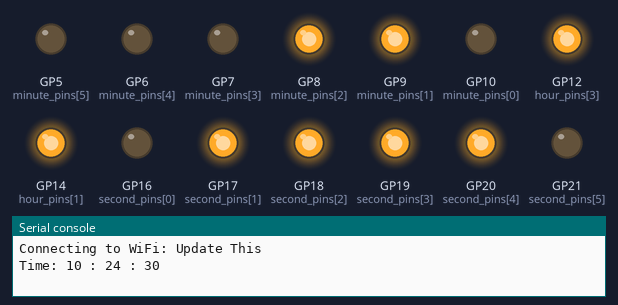
Recording of a program running on a simulated Raspberry Pi Pico running MicroPython. Parts: output pins drawn as LEDs (lit = HIGH), the last lines printed to the serial console. WiFi joins after 1.5 s; the clock reads 2024-03-15 10:24:30 at power-on unless the program sets it; requests to the public web service named in the program get a made-up reply in its usual format after 0.4 s (London, UTC, broken clouds, 64 % humidity, 1013 hPa unless stated).

Above: at 0.5 s.
At 4.5 s:
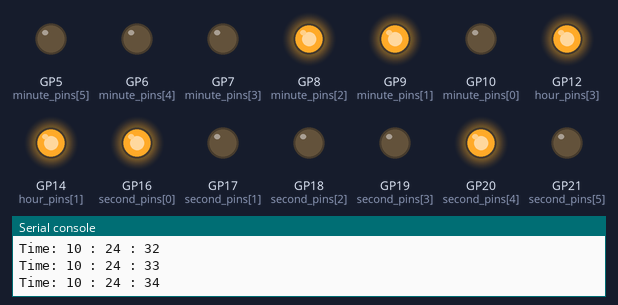
At 9.5 s:
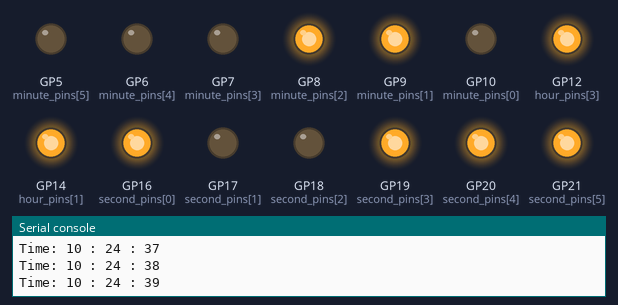
At 19.5 s:
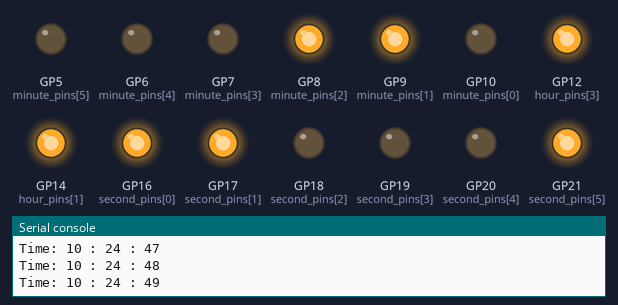
At 28.5 s:
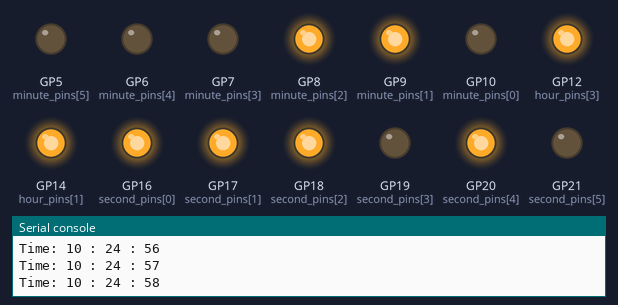
At 38.5 s:
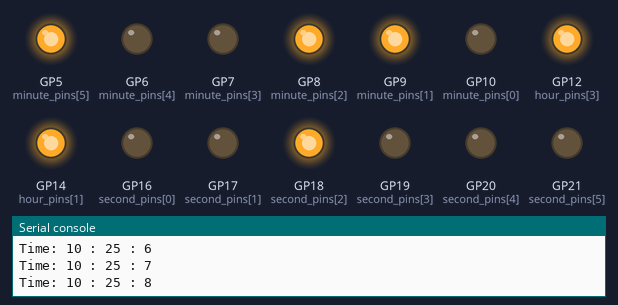
Timing chart, 0 to 40.0 s (numbered marks = the images above):
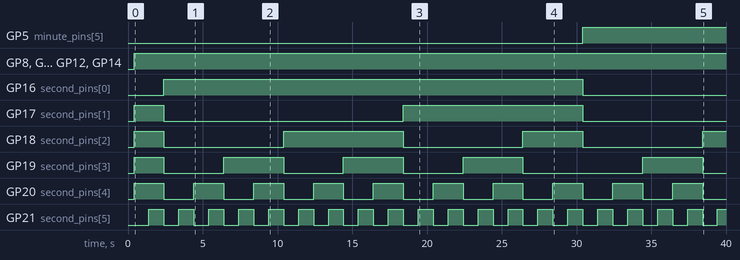

The program:

binary_clock.py
```python
import utime
from machine import Pin, RTC, SPI
import urequests
import network, json, time
from time import sleep


with open('config.json') as f:
    config = json.load(f)

# Check config.json has updated credentials
if config['ssid'] == 'Enter_Wifi_SSID':
    assert False, ("config.json has not been updated with your unique keys and data")

# Create WiFi connection and turn it on
wlan = network.WLAN(network.STA_IF)
wlan.active(True)

# Connect to WiFi router
print ("Connecting to WiFi: {}".format( config['ssid'] ) )
wlan.connect( config['ssid'], config['ssid_password'])

# Wait until wifi is connected
while not wlan.isconnected:
    pass

def sync_time_with_worldtimeapi_org(rtc, blocking=True):
    TIME_API = "http://worldtimeapi.org/api/timezone/Asia/Shanghai"

    response = None
    while True:
        try:
            response = urequests.get(TIME_API)
            break
        except:
            if blocking:
                response.close()
                continue
            else:
                response.close()
                return

    json = response.json()
    current_time = json["datetime"]
    the_date, the_time = current_time.split("T")
    year, month, mday = [int(x) for x in the_date.split("-")]
    the_time = the_time.split(".")[0]
    hours, minutes, seconds = [int(x) for x in the_time.split(":")]

    # We can also fill in these extra nice things
    year_day = json["day_of_year"]
    week_day = json["day_of_week"]
    is_dst = json["dst"]
    response.close()
    rtc.datetime((year, month, mday, week_day, hours, minutes, seconds, 0)) # (year, month, day, weekday, hours, minutes, seconds, subseconds)


rtc = RTC()
sync_time_with_worldtimeapi_org(rtc)

force_sync_counter = 0


if force_sync_counter > 85000: # A little less than a day
    force_sync_counter = 0
    sync_time_with_worldtimeapi_org(rtc, blocking=False)
force_sync_counter = force_sync_counter + 1


# Define the GPIO pins for the LEDs
hour_pins = [Pin(pin, Pin.OUT) for pin in [15,14,13,12,11]]
minute_pins = [Pin(pin, Pin.OUT) for pin in [10,9,8,7,6,5]]
second_pins = [Pin(pin, Pin.OUT) for pin in [16,17,18,19,20,21]]


# Define a function to update the LEDs based on the current time
def update_leds():
    # Get the current time
    Y, M, D, W, H, M, S, SS = rtc.datetime()

    # Convert the hours, minutes, and seconds to binary strings
    hour_binary = '{0:05b}'.format(H)
    minute_binary = '{0:06b}'.format(M)
    second_binary = '{0:06b}'.format(S)
    print("Time:" , H,":",M,":",S)

    # Set the LED states based on the binary values
    for i in range(5):
        hour_pins[i].value(int(hour_binary[i]))
    for i in range(6):
        minute_pins[i].value(int(minute_binary[i]))
    for i in range(6):
        second_pins[i].value(int(second_binary[i]))


# Loop indefinitely, updating the LEDs every second
while True:
    update_leds()
    time.sleep(1)


    #print(minutes_reverse)
    
```

Measured:
- by itself, GP5 (minute_pins[5]): LOW → HIGH at 30.4 s
- by itself, GP8 (minute_pins[2]), GP9 (minute_pins[1]), GP12 (hour_pins[3]), GP14 (hour_pins[1]): LOW → HIGH at 0.40 s
- by itself, GP16 (second_pins[0]): LOW → HIGH at 2.4 s, → LOW 28.0 s later
- by itself, GP17 (second_pins[1]): LOW → HIGH at 0.40 s, → LOW 2.0 s later, → HIGH 16.0 s later, → LOW 12.0 s later
- by itself, GP18 (second_pins[2]): goes HIGH 2.0 s, LOW 8.0 s, HIGH 8.0 s, LOW 8.0 s, HIGH 4.0 s, LOW 8.0 s, then HIGH
- by itself, GP19 (second_pins[3]): goes HIGH 2.0 s, 3 × (LOW 4.0 s, HIGH 4.0 s), LOW 8.0 s, HIGH 4.0 s, then LOW
- by itself, GP20 (second_pins[4]): alternates HIGH for 2.0 s and LOW for 2.0 s
- by itself, GP21 (second_pins[5]): alternates HIGH for 1.0 s and LOW for 1.0 s
